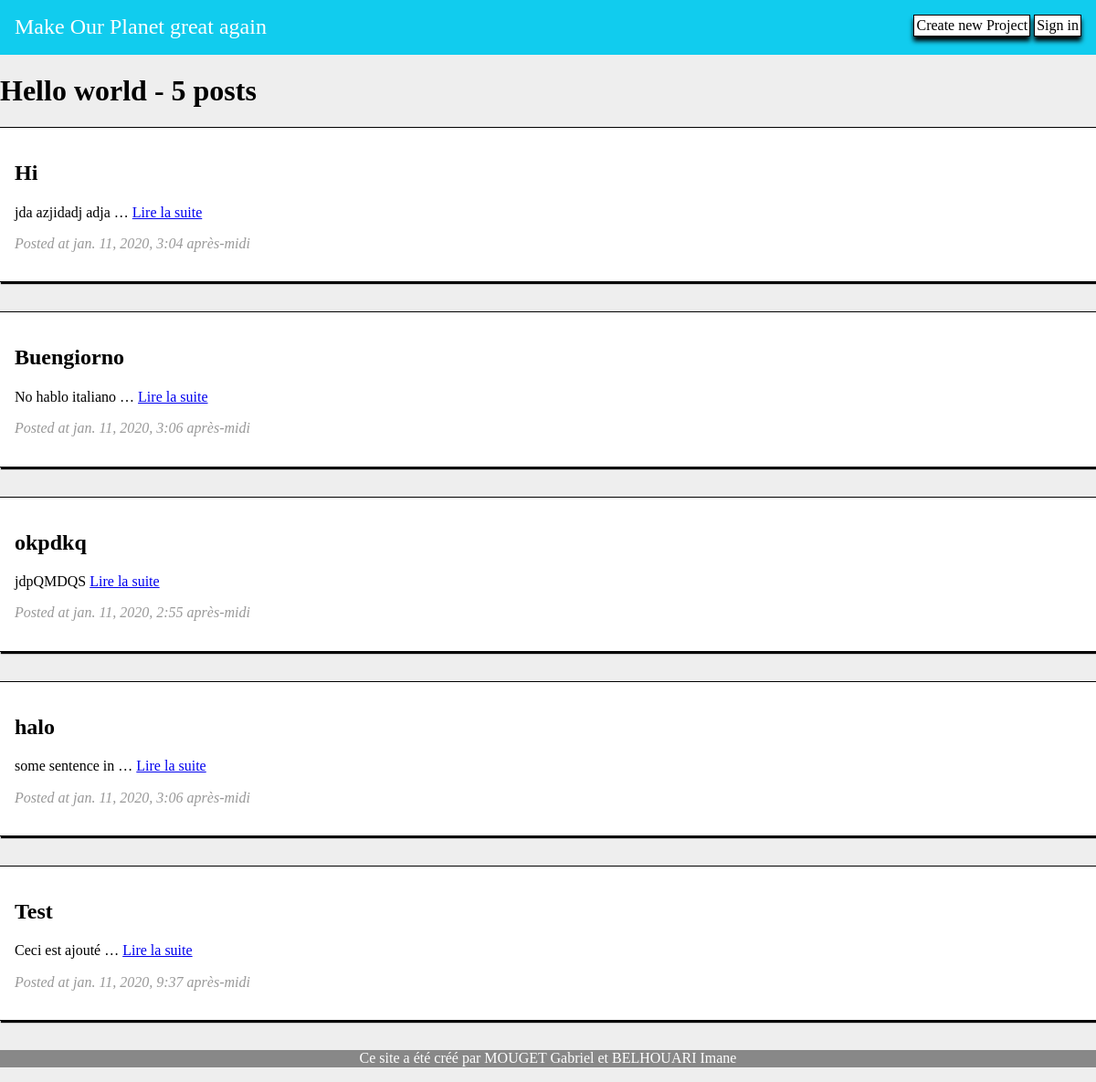
The page / on the database its author committed.
### blog/models.py (models this page shows, shortened)
class Post(models.Model):
	title = models.CharField(max_length=255)
	description = models.TextField()
	created_at = models.DateTimeField(auto_now_add=True)
	updated_at = models.DateTimeField(auto_now=True)

### blog/views.py (the view)
# urls.py: path('', views.home,name='home'),
def home(request):
	list = Post.objects.all()
	return render(request,'pages/home.html',{'posts':list})

### blog/templates/pages/home.html (shortened to what this page needs)
{% extends 'layout/base.html' %}
{% block content %}
  <h1>Hello world - {{ posts|length }} posts</h1>
  {% for post in posts %}
    <article class="article-list">
      <h2> {{ post.title }} </h2>
      <p>
        {{ post.description|truncatewords:3 }}
        <a href="{% url 'show' id=post.id %}">Lire la suite </a>
      </p>
      <p><time datetime="{{ post.created_at|date:'d-m-Y' }}" class="time">Posted at {{ post.created_at }}</time></p>
    </article>
  {% empty %}
    <p> Sorry, no post available </p>
  {% endfor %}
{% endblock %}

### blog/templates/layout/base.html (shortened to what this page needs)
{% load static %}
<!DOCTYPE html>
<html lang="fr">
<head>
	<link rel="stylesheet" type="text/css" href="https://cdnjs.cloudflare.com/ajax/libs/normalize/8.0.1/normalize.min.css" />
	<link rel="stylesheet" type="text/css" href="{% static 'css/styles.css' %}" />
</head>
<body>
	{% include 'layout/_nav.html' %}
	{% block content %}{% endblock %}
	{% include 'layout/_footer.html' %}
</body>
</html>

### blog/templates/layout/_nav.html
<nav class="navbar">
	<div class="div-brand">Make Our Planet great again</div>
	<div class="navbar-right">
		<a href="{% url 'newProject' %}"><div class="divBox">Create new Project</div></a>
		<a href="{% url 'signin' %}"><div class="divBox">Sign in</div></a>
	</div>
</nav>

### blog/templates/layout/_footer.html
<footer>
	<p>Ce site a été créé par MOUGET Gabriel et BELHOUARI Imane</p>
</footer>

### blog/static/css/styles.css (style rules this page uses)
body { background-color: #eeeeee; }
footer { text-align: center; color: #ffffff; background-color: #888888; }
div { display: inline-block; }
.article-list { background-color: white; border-top: 1px solid black; border-bottom: 1px solid black; margin-bottom: 2em; padding: 1em; box-shadow: 1px 2px 1px black; }
.divBox { background-color: white; color: black; border: 1px solid black; box-shadow: 0 5px 5px black; margin-bottom: 5px; padding: 2px; }
.navbar { padding: 1em; background-color: #1ce; }
.navbar-right { float: right; }
.navbar-right a { text-decoration: none; }
.div-brand { color: white; font-size: 1.5em; }
.time { font-style: italic; color: #999999; }

### rows shown on the page
Post: title "Hi", description "jda azjidadj adja …", created_at "jan. 11, 2020, 3:04 après-midi"
Post: title "Buengiorno", description "No hablo italiano …", created_at "jan. 11, 2020, 3:06 après-midi"
Post: title "okpdkq", description "jdpQMDQS", created_at "jan. 11, 2020, 2:55 après-midi"
Post: title "halo", description "some sentence in …", created_at "jan. 11, 2020, 3:06 après-midi"
Post: title "Test", description "Ceci est ajouté …", created_at "jan. 11, 2020, 9:37 après-midi"

### other values the page prints
{{ posts|length }} "5"
